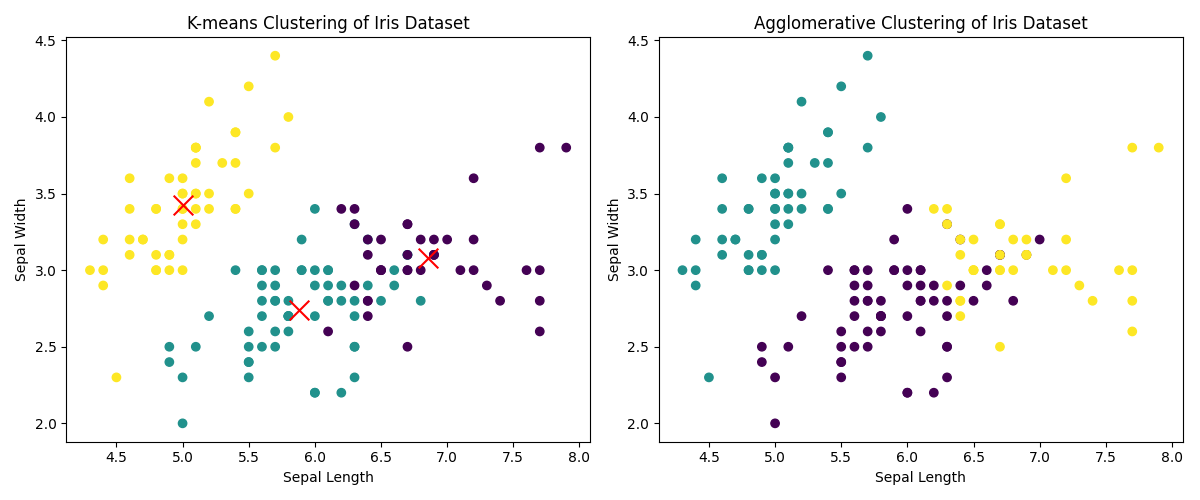

Reproduce this figure in Python.
import numpy as np
import matplotlib.pyplot as plt
from sklearn.datasets import load_iris
from sklearn.cluster import AgglomerativeClustering

def kmeans(X, K, max_iters=100):
    centroids = X[:K]

    for _ in range(max_iters):
        # Assign each data point to the nearest centroid
        expanded_x = X[:, np.newaxis]
        euc_dist = np.linalg.norm(expanded_x - centroids, axis=2)
        labels = np.argmin(euc_dist, axis=1)

        # Update the centroids based on the assigned point
        new_centroids = np.array([X[labels == k].mean(axis=0) for k in range(K)])

        # If the centroids did not change, stop iterating
        if np.all(centroids == new_centroids):
            break

        centroids = new_centroids

    return labels, centroids

# Load the Iris dataset
X = load_iris().data
K = 3
labels, centroids = kmeans(X, K)
print("Labels without using sklearn(K-means):", labels)
print("Centroids (K-means) without using sklearn:", centroids)

# Apply hierarchical clustering using Agglomerative clustering
agglomerative = AgglomerativeClustering(n_clusters=3)
labels_agg = agglomerative.fit_predict(X)
print("Labels (Agglomerative):", labels_agg)

# Plotting K-means results
plt.figure(figsize=(12, 5))

plt.subplot(1, 2, 1)
plt.scatter(X[:, 0], X[:, 1], c=labels)
plt.scatter(centroids[:, 0], centroids[:, 1], marker='x', color='red', s=200)
plt.xlabel('Sepal Length')
plt.ylabel('Sepal Width')
plt.title('K-means Clustering of Iris Dataset')

# Plotting Agglomerative clustering results
plt.subplot(1, 2, 2)
plt.scatter(X[:, 0], X[:, 1], c=labels_agg)
plt.xlabel('Sepal Length')
plt.ylabel('Sepal Width')
plt.title('Agglomerative Clustering of Iris Dataset')

plt.tight_layout()
plt.show()

# K Means using SK Learn 
from sklearn.cluster import KMeans

K = 3
kmeans = KMeans(n_clusters=K, random_state=0)
labels_sklearn = kmeans.fit_predict(X)
centroids_sklearn = kmeans.cluster_centers_
print("Scikit-learn K-means Labels:", labels_sklearn)
print("Scikit-learn K-means Centroids:", centroids_sklearn)

# Plotting scikit-learn K-means results
plt.figure(figsize=(12, 5))
plt.scatter(X[:, 0], X[:, 1], c=labels_sklearn)
plt.scatter(centroids_sklearn[:, 0], centroids_sklearn[:, 1], marker='x', color='red', s=200)
plt.xlabel('Sepal Length')
plt.ylabel('Sepal Width')
plt.title('Scikit-learn K-means Clustering of Iris Dataset')
plt.show()

"""
Labels without using sklearn(K-means): 
 [2 2 2 2 2 2 2 2 2 2 2 2 2 2 2 2 2 2 2 2 2 2 2 2 2 2 2 2 2 2 2 2 2 2 2 2 2
 2 2 2 2 2 2 2 2 2 2 2 2 2 0 1 0 1 1 1 1 1 1 1 1 1 1 1 1 1 1 1 1 1 1 1 1 1
 1 1 1 0 1 1 1 1 1 1 1 1 1 1 1 1 1 1 1 1 1 1 1 1 1 1 0 1 0 0 0 0 1 0 0 0 0
 0 0 1 1 0 0 0 0 1 0 1 0 1 0 0 1 1 0 0 0 0 0 1 0 0 0 0 1 0 0 0 1 0 0 0 1 0
 0 1]
Centroids (K-means) without using sklearn: 
 [[6.85384615 3.07692308 5.71538462 2.05384615]
 [5.88360656 2.74098361 4.38852459 1.43442623]
 [5.006      3.428      1.462      0.246     ]]
Labels (Agglomerative): 
 [1 1 1 1 1 1 1 1 1 1 1 1 1 1 1 1 1 1 1 1 1 1 1 1 1 1 1 1 1 1 1 1 1 1 1 1 1
 1 1 1 1 1 1 1 1 1 1 1 1 1 0 0 0 0 0 0 0 0 0 0 0 0 0 0 0 0 0 0 0 0 0 0 0 0
 0 0 0 2 0 0 0 0 0 0 0 0 0 0 0 0 0 0 0 0 0 0 0 0 0 0 2 0 2 2 2 2 0 2 2 2 2
 2 2 0 0 2 2 2 2 0 2 0 2 0 2 2 0 0 2 2 2 2 2 0 0 2 2 2 0 2 2 2 0 2 2 2 0 2
 2 0]
Scikit-learn K-means Labels: 
 [1 1 1 1 1 1 1 1 1 1 1 1 1 1 1 1 1 1 1 1 1 1 1 1 1 1 1 1 1 1 1 1 1 1 1 1 1
 1 1 1 1 1 1 1 1 1 1 1 1 1 2 0 2 0 0 0 0 0 0 0 0 0 0 0 0 0 0 0 0 0 0 0 0 0
 0 0 0 2 0 0 0 0 0 0 0 0 0 0 0 0 0 0 0 0 0 0 0 0 0 0 2 0 2 2 2 2 0 2 2 2 2
 2 2 0 0 2 2 2 2 0 2 0 2 0 2 2 0 0 2 2 2 2 2 0 2 2 2 2 0 2 2 2 0 2 2 2 0 2
 2 0]
Scikit-learn K-means Centroids: [[5.88360656 2.74098361 4.38852459 1.43442623]
 [5.006      3.428      1.462      0.246     ]
 [6.85384615 3.07692308 5.71538462 2.05384615]]
"""
